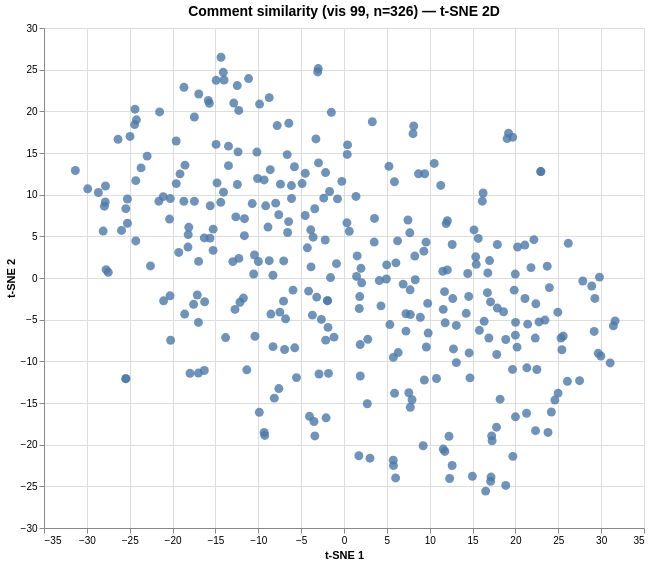

Here is the Vega-Lite specification saved for this chart:
### Vega specification from a JSON file in a GitHub repository (floating-point values rounded to 4 significant figures; data arrays with more than 128 entries replaced by an {"elided": "..."} marker saying what was removed)
{"$schema": "https://vega.github.io/schema/vega/v6.json", "data": [{"name": "param_1e9efca18e7a2868_store"}, {"name": "source_0", "values": {"elided": "326 records"}}, {"name": "source_0_x_domain_dim_1", "values": [{"min": -31.34, "max": 31.63}]}, {"name": "source_0_y_domain_dim_2", "values": [{"min": -25.57, "max": 26.49}]}], "signals": [{"name": "unit", "value": {}, "on": [{"events": "pointermove", "update": "isTuple(group()) ? group() : unit"}]}, {"name": "param_1e9efca18e7a2868", "update": "vlSelectionResolve(\"param_1e9efca18e7a2868_store\", \"union\")"}, {"name": "param_1e9efca18e7a2868_dim_1", "on": [{"events": [{"source": "view", "type": "dblclick"}], "update": "null"}, {"events": {"signal": "param_1e9efca18e7a2868_translate_delta"}, "update": "panLinear(param_1e9efca18e7a2868_translate_anchor.extent_x, -param_1e9efca18e7a2868_translate_delta.x / width)"}, {"events": {"signal": "param_1e9efca18e7a2868_zoom_delta"}, "update": "zoomLinear(domain(\"x\"), param_1e9efca18e7a2868_zoom_anchor.x, param_1e9efca18e7a2868_zoom_delta)"}]}, {"name": "param_1e9efca18e7a2868_dim_2", "on": [{"events": [{"source": "view", "type": "dblclick"}], "update": "null"}, {"events": {"signal": "param_1e9efca18e7a2868_translate_delta"}, "update": "panLinear(param_1e9efca18e7a2868_translate_anchor.extent_y, param_1e9efca18e7a2868_translate_delta.y / height)"}, {"events": {"signal": "param_1e9efca18e7a2868_zoom_delta"}, "update": "zoomLinear(domain(\"y\"), param_1e9efca18e7a2868_zoom_anchor.y, param_1e9efca18e7a2868_zoom_delta)"}]}, {"name": "param_1e9efca18e7a2868_tuple", "on": [{"events": [{"signal": "param_1e9efca18e7a2868_dim_1 || param_1e9efca18e7a2868_dim_2"}], "update": "param_1e9efca18e7a2868_dim_1 && param_1e9efca18e7a2868_dim_2 ? {unit: \"\", fields: param_1e9efca18e7a2868_tuple_fields, values: [param_1e9efca18e7a2868_dim_1,param_1e9efca18e7a2868_dim_2]} : null"}]}, {"name": "param_1e9efca18e7a2868_tuple_fields", "value": [{"field": "dim_1", "channel": "x", "type": "R"}, {"field": "dim_2", "channel": "y", "type": "R"}]}, {"name": "param_1e9efca18e7a2868_translate_anchor", "value": {}, "on": [{"events": [{"source": "scope", "type": "pointerdown"}], "update": "{x: x(unit), y: y(unit), extent_x: domain(\"x\"), extent_y: domain(\"y\")}"}]}, {"name": "param_1e9efca18e7a2868_translate_delta", "value": {}, "on": [{"events": [{"source": "window", "between": [{"source": "scope", "type": "pointerdown"}, {"source": "window", "type": "pointerup"}], "type": "pointermove", "consume": true}], "update": "{x: param_1e9efca18e7a2868_translate_anchor.x - x(unit), y: param_1e9efca18e7a2868_translate_anchor.y - y(unit)}"}]}, {"name": "param_1e9efca18e7a2868_zoom_anchor", "on": [{"events": [{"source": "scope", "type": "wheel", "consume": true}], "update": "{x: invert(\"x\", x(unit)), y: invert(\"y\", y(unit))}"}]}, {"name": "param_1e9efca18e7a2868_zoom_delta", "on": [{"events": [{"source": "scope", "type": "wheel", "consume": true}], "update": "pow(1.001, event.deltaY * pow(16, event.deltaMode))", "force": true}]}, {"name": "param_1e9efca18e7a2868_modify", "on": [{"events": {"signal": "param_1e9efca18e7a2868_tuple"}, "update": "modify(\"param_1e9efca18e7a2868_store\", param_1e9efca18e7a2868_tuple, true)"}]}], "marks": [{"type": "symbol", "name": "marks", "from": {"data": "source_0"}, "encode": {"update": {"opacity": {"value": 0.8}, "fill": {"value": "#4c78a8"}, "tooltip": {"signal": "{\"Comment #\": format(datum[\"index\"], \"\"), \"Comment\": isValid(datum[\"comment\"]) ? datum[\"comment\"] : \"\"+datum[\"comment\"]}"}, "x": {"field": "dim_1", "scale": "x"}, "size": {"value": 80}, "y": {"field": "dim_2", "scale": "y"}, "shape": {"value": "circle"}}}, "style": ["circle"], "clip": true, "interactive": true}], "scales": [{"name": "x", "type": "linear", "domain": [{"signal": "(data(\"source_0_x_domain_dim_1\")[0] || {}).min"}, {"signal": "(data(\"source_0_x_domain_dim_1\")[0] || {}).max"}], "range": [0, {"signal": "width"}], "domainRaw": {"signal": "param_1e9efca18e7a2868[\"dim_1\"]"}, "nice": true, "zero": true}, {"name": "y", "type": "linear", "domain": [{"signal": "(data(\"source_0_y_domain_dim_2\")[0] || {}).min"}, {"signal": "(data(\"source_0_y_domain_dim_2\")[0] || {}).max"}], "range": [{"signal": "height"}, 0], "nice": true, "zero": true, "domainRaw": {"signal": "param_1e9efca18e7a2868[\"dim_2\"]"}}], "axes": [{"scale": "x", "minExtent": 0, "domain": false, "tickCount": {"signal": "ceil(width/40)"}, "grid": true, "maxExtent": 0, "zindex": 0, "ticks": false, "aria": false, "orient": "bottom", "labels": false, "gridScale": "y"}, {"scale": "y", "orient": "left", "tickCount": {"signal": "ceil(height/40)"}, "domain": false, "labels": false, "zindex": 0, "aria": false, "gridScale": "x", "maxExtent": 0, "minExtent": 0, "grid": true, "ticks": false}, {"scale": "x", "zindex": 0, "grid": false, "labelOverlap": true, "orient": "bottom", "title": "t-SNE 1", "labelFlush": true, "tickCount": {"signal": "ceil(width/40)"}}, {"scale": "y", "zindex": 0, "tickCount": {"signal": "ceil(height/40)"}, "grid": false, "title": "t-SNE 2", "orient": "left", "labelOverlap": true}], "title": {"text": "Comment similarity (vis 99, n=326) — t-SNE 2D", "fontSize": 14, "frame": "group"}, "padding": 5, "width": 600, "height": 500, "style": "cell", "background": "white"}
